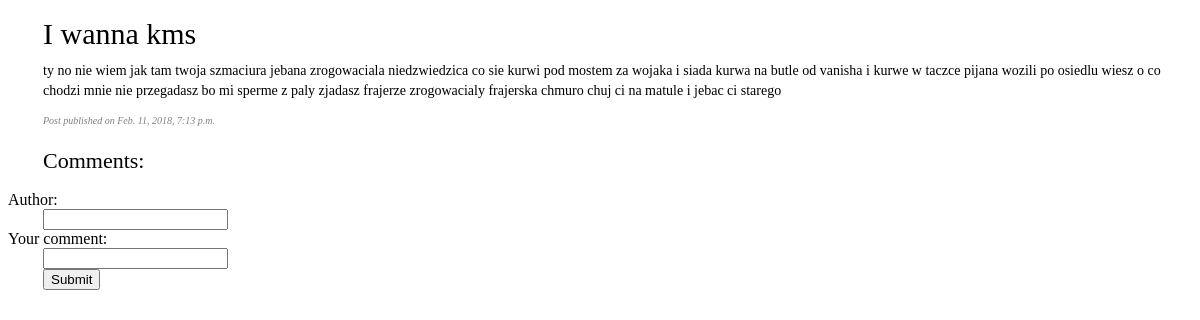
The page /2/ on the database as committed earlier.
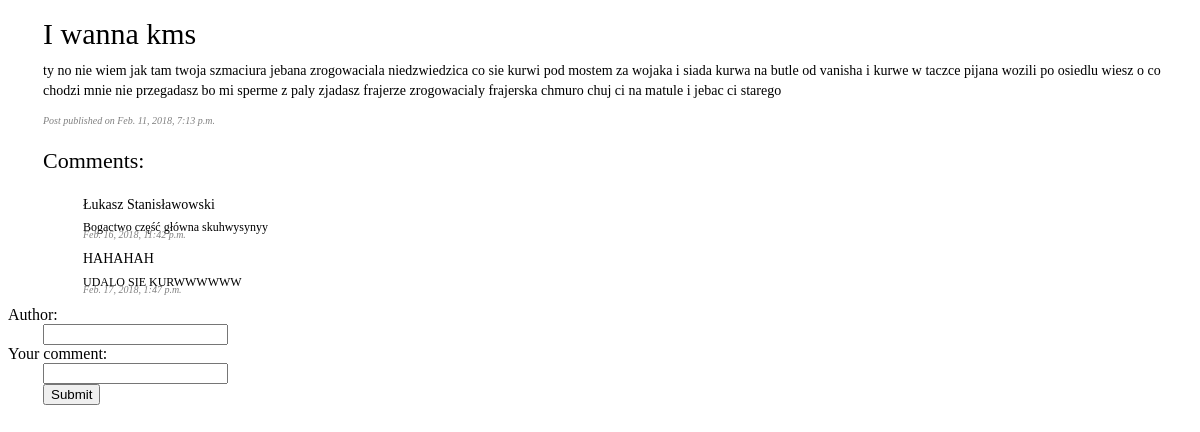
The same page on the database as committed later.
### blog/models.py (models this page shows, shortened)
class Post(models.Model):
    post_title = models.CharField(max_length=30)
    post_text = models.CharField(max_length=12)
    publication_date = models.DateTimeField('date of publication')
    def was_published_recently(self):
        now = timezone.now()
        return now - datetime.timedelta(days=1) <= self.publication_date <= now
    was_published_recently.admin_order_field = 'publication_date'
    was_published_recently.boolean = True
    was_published_recently.short_description = 'Published recently?'

class Comment(models.Model):
    post = models.ForeignKey('Post', on_delete=models.CASCADE, related_name='comments')
    author = models.CharField(max_length=30)
    text = models.CharField(max_length=10000)
    date = models.DateTimeField('date of publication')
    approved = models.BooleanField(default=False)

### blog/views.py (the view)
# urls.py: path('<int:pk>/', views.PostView.as_view(), name='post'),
class PostView(DetailView):
    queryset = Post.objects.all()
    template_name = 'blog/post.html'

### blog/templates/blog/post.html (shortened to what this page needs)
{% load static %}
<link rel="stylesheet" type="text/css" href="{% static 'blog/style.css' %}" />
<h2>{{ post.post_title }}</h2>
<p>{{ post.post_text }}</p>
<p2>Post published on {{ post.publication_date }}</p2>
<h4>Comments:</h4>
<ul>
    {% for comment in post.comments.all %}
        {% if comment.approved %}
            <li>
                <h3>{{ comment.author }}</h3>
                <p3>{{ comment.text }}</p3><br>
                <p2>{{ comment.date }}</p2>
            </li>
        {% endif %}
    {% endfor %}
</ul>
<form action="comment/" method="POST" class="input">
    <label for="author">Author:</label><br>
    <input id="author" type="text" name="author" value="{{ author }}"><br>
    <label for="text">Your comment:</label><br>
    <input id="text" type="text" name="text" value="{{ text }}"><br>
    <input type="submit" value="Submit">
</form>

### blog/static/blog/style.css (style rules this page uses)
li { list-style-type: none; }
h2 { font-family: Ubuntu; font-size: 30px; font-style: normal; font-variant: normal; font-weight: 500; line-height: 27.4px; margin-top: 20px; margin-bottom: 0px; margin-right: 0px; margin-left: 35px; }
h3 { font-family: Ubuntu; font-size: 14px; font-style: normal; font-variant: normal; font-weight: 500; line-height: 27.4px; margin-top: 10px; margin-bottom: 1px; margin-right: 0px; margin-left: 35px; }
h4 { font-family: Ubuntu; font-size: 22px; font-style: normal; font-variant: normal; font-weight: 500; line-height: 27.4px; margin-top: 26px; margin-bottom: 1px; margin-right: 0px; margin-left: 35px; }
p { font-family: Ubuntu; font-size: 14px; font-style: normal; font-variant: normal; font-weight: 400; line-height: 20px; margin-bottom: 20px; margin-left: 35px; }
p2 { font-family: Ubuntu; font-size: 10px; font-style: italic; font-variant: normal; font-weight: 400; color: grey; line-height: 0px; margin-left: 35px; }
p3 { font-family: Ubuntu; font-size: 12px; font-style: normal; font-variant: normal; font-weight: 400; color: black; line-height: 16px; margin-left: 35px; -webkit-box-decoration-break: clone; box-decoration-break: clone; }
input { margin-left: 35px; }

Rows that differ between the two databases and show on the page:
now on this page (row edited): Comment: author "Łukasz Stanisławowski", text "Bogactwo część główna skuhwysynyy", date "Feb. 16, 2018, 11:42 p.m."
now on this page (row edited): Comment: author "HAHAHAH", text "UDALO SIE KURWWWWWW", date "Feb. 17, 2018, 1:47 p.m."
